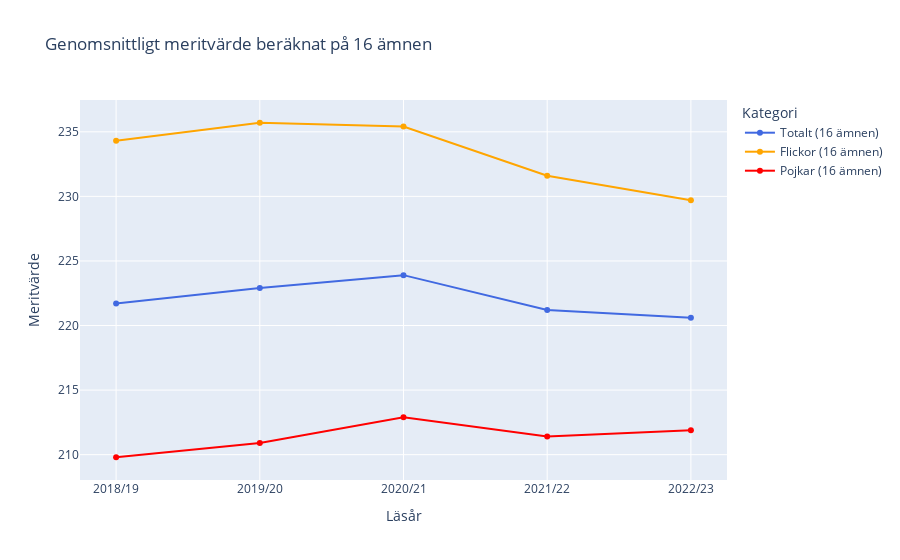

The code cell stored with this chart in its notebook:
### Markdown cell above
b) Rita ett linjediagram för meritvärde för 16 ämnen för totalt, flickor och pojkar för läsår 18-23

### Code cell
fig = px.line(
    df_grades.head(5),
    x="Läsår/Huvudman/Bakgrund",
    y=[
        "Totalt (16 ämnen)",
        "Flickor (16 ämnen)",
        "Pojkar (16 ämnen)"
    ],
    labels={"value": "Genomsnittligt meritvärde beräknat på 16 ämnen", "variable": "Kategori"},
    title="Genomsnittligt meritvärde beräknat på 16 ämnen",
    markers=True,
    color_discrete_sequence=["royalblue", "orange", "red"]
)
fig.update_layout(
    xaxis_title="Läsår", yaxis_title="Meritvärde", xaxis=dict(tickmode="linear")
)
fig.show()

### Figure 1 — Plotly figure (JSON) as saved in the notebook; plotly's stock layout.template omitted (floating-point values rounded to 4 significant figures)
{"data": [{"hovertemplate": "Kategori=Totalt (16 ämnen)<br>Läsår/Huvudman/Bakgrund=%{x}<br>Genomsnittligt meritvärde beräknat på 16 ämnen=%{y}<extra></extra>", "legendgroup": "Totalt (16 ämnen)", "line": {"color": "royalblue", "dash": "solid"}, "marker": {"symbol": "circle"}, "mode": "lines+markers", "name": "Totalt (16 ämnen)", "orientation": "v", "showlegend": true, "type": "scatter", "x": ["2018/19", "2019/20", "2020/21", "2021/22", "2022/23"], "xaxis": "x", "y": [221.7, 222.9, 223.9, 221.2, 220.6], "yaxis": "y"}, {"hovertemplate": "Kategori=Flickor (16 ämnen)<br>Läsår/Huvudman/Bakgrund=%{x}<br>Genomsnittligt meritvärde beräknat på 16 ämnen=%{y}<extra></extra>", "legendgroup": "Flickor (16 ämnen)", "line": {"color": "orange", "dash": "solid"}, "marker": {"symbol": "circle"}, "mode": "lines+markers", "name": "Flickor (16 ämnen)", "orientation": "v", "showlegend": true, "type": "scatter", "x": ["2018/19", "2019/20", "2020/21", "2021/22", "2022/23"], "xaxis": "x", "y": [234.3, 235.7, 235.4, 231.6, 229.7], "yaxis": "y"}, {"hovertemplate": "Kategori=Pojkar (16 ämnen)<br>Läsår/Huvudman/Bakgrund=%{x}<br>Genomsnittligt meritvärde beräknat på 16 ämnen=%{y}<extra></extra>", "legendgroup": "Pojkar (16 ämnen)", "line": {"color": "red", "dash": "solid"}, "marker": {"symbol": "circle"}, "mode": "lines+markers", "name": "Pojkar (16 ämnen)", "orientation": "v", "showlegend": true, "type": "scatter", "x": ["2018/19", "2019/20", "2020/21", "2021/22", "2022/23"], "xaxis": "x", "y": [209.8, 210.9, 212.9, 211.4, 211.9], "yaxis": "y"}], "layout": {"legend": {"title": {"text": "Kategori"}, "tracegroupgap": 0}, "title": {"text": "Genomsnittligt meritvärde beräknat på 16 ämnen"}, "xaxis": {"anchor": "y", "domain": [0, 1], "tickmode": "linear", "title": {"text": "Läsår"}}, "yaxis": {"anchor": "x", "domain": [0, 1], "title": {"text": "Meritvärde"}}}}
